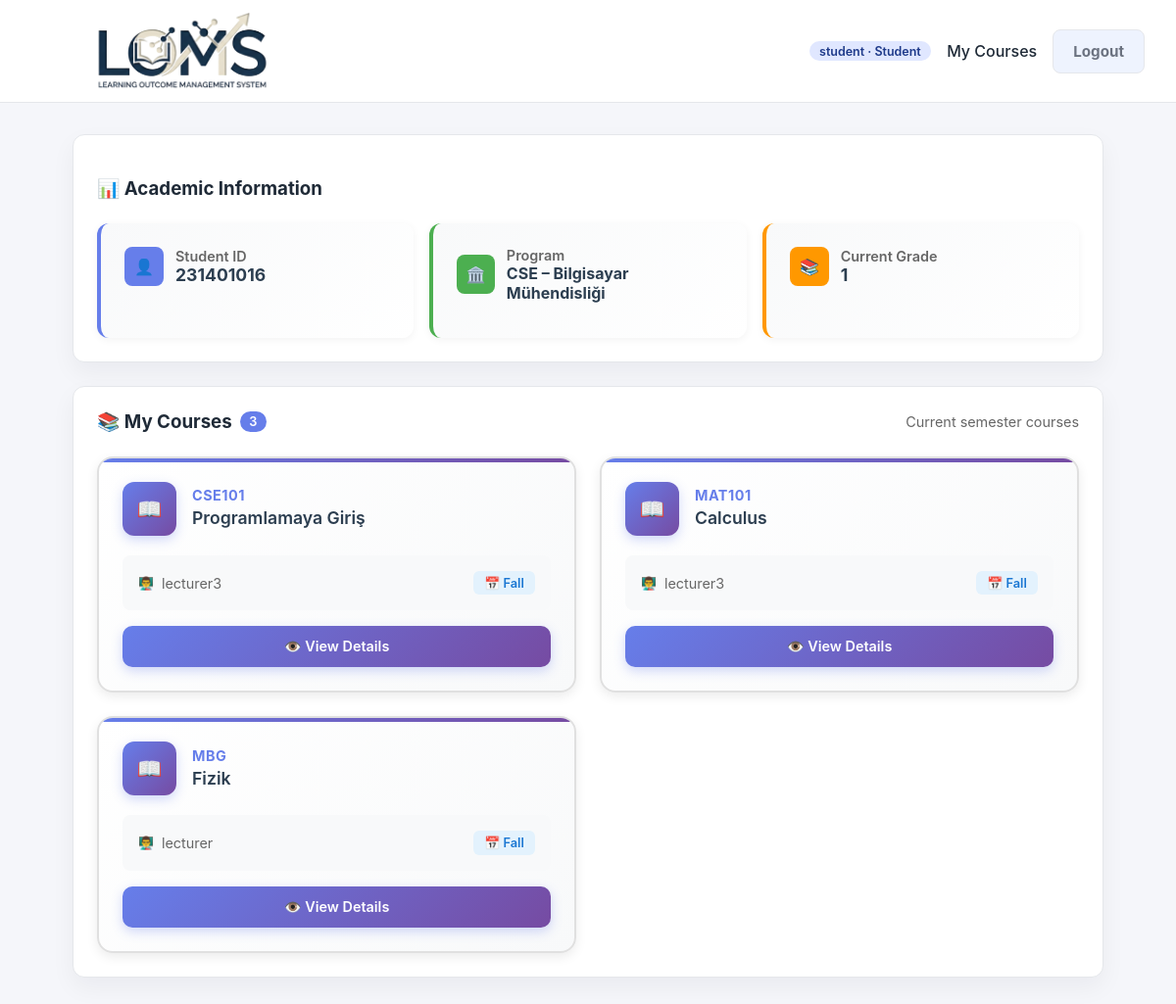
Page /accounts/student/dashboard/ (signed in) on the earlier database version.
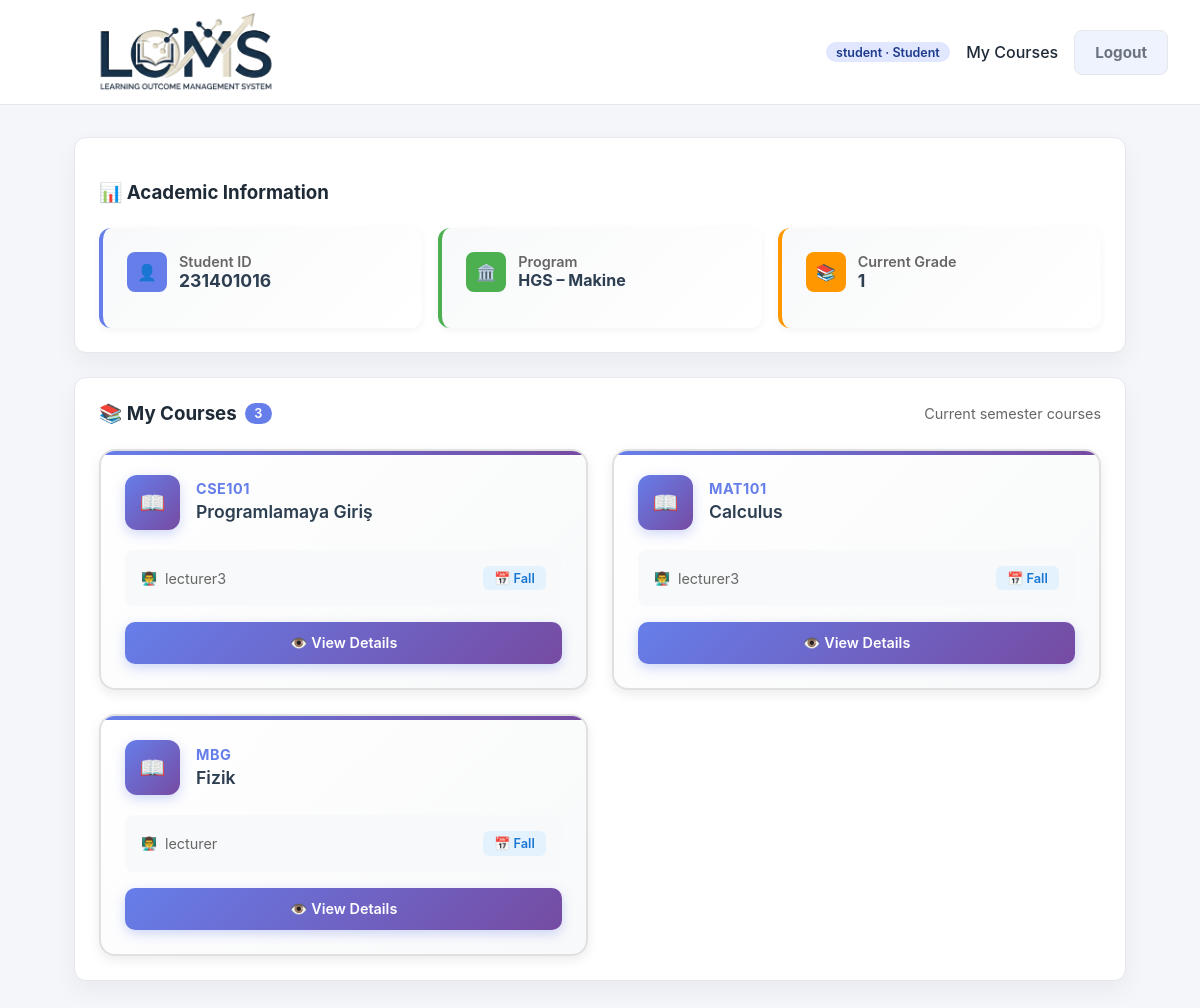
Same page on the later database version.
### organizations/models.py (models this page shows, shortened)
class Program(models.Model):
    name = models.CharField(max_length=255)
    code = models.CharField(max_length=50, unique=True)
    faculty = models.ForeignKey(
        Faculty,
        on_delete=models.CASCADE,
        related_name="programs",
    )
    description = models.TextField(
        blank=True,
        help_text="Program description / açıklama",
    )
    coordinator = models.ForeignKey(
        settings.AUTH_USER_MODEL,
        null=True,
        blank=True,
        on_delete=models.SET_NULL,
        related_name="coordinated_programs",
        help_text="Programdan sorumlu öğretim elemanı / coordinator",
    )

### accounts/views.py (the view)
@role_required(CustomUser.Role.STUDENT)
def student_dashboard(request):
    user: CustomUser = request.user
    student_program = user.student_program
    student_grade = user.student_grade
    courses = Course.objects.none()
    if student_program and student_grade:
        courses = (
            Course.objects
            .filter(
                program=student_program,
                year=student_grade,
            )
            .order_by("semester", "code")
        )
    context = {
        "student": user,
        "program": student_program,
        "grade": student_grade,
        "courses": courses,
    }
    return render(request, "accounts/student_dashboard.html", context)

### accounts/models.py (called while the page is built)
    @property
    def is_admin(self):
        return self.role == self.Role.ADMIN and self.is_superuser

    @property
    def is_student_affairs(self):
        return self.role == self.Role.STUDENT_AFFAIRS

    @property
    def is_faculty_member(self):
        return self.role == self.Role.FACULTY_MEMBER

    @property
    def is_lecturer(self):
        return self.role == self.Role.LECTURER

    @property
    def is_student(self):
        return self.role == self.Role.STUDENT

### templates/accounts/student_dashboard.html (shortened to what the changed rows need)
{% extends "base.html" %}
{% block content %}
<section class="card">
    <div style="display: grid; grid-template-columns: repeat(auto-fit, minmax(280px, 1fr)); gap: 1rem;">
        <div style="background: linear-gradient(135deg, #f8f9fa 0%, #ffffff 100%); padding: 1.5rem; border-radius: 12px; border-left: 4px solid #4CAF50; box-shadow: 0 2px 8px rgba(0,0,0,0.05);">
            <div style="display: flex; align-items: center; gap: 0.75rem; margin-bottom: 0.75rem;">
                <div>
                    <div style="font-size: 0.9rem; color: #666; font-weight: 600;">Program</div>
                    <div style="font-weight: 700; color: #2c3e50;">
                        {% if program %}
                            {{ program.code }} – {{ program.name }}
                        {% else %}
                            <em style="color: #666;">Not assigned</em>
                        {% endif %}
                    </div>
                </div>
            </div>
        </div>
    </div>
</section>
{% endblock %}

Differences in the rows shown:
changed Program: code "CSE" → "HGS"; name "Bilgisayar Mühendisliği" → "Makine"
